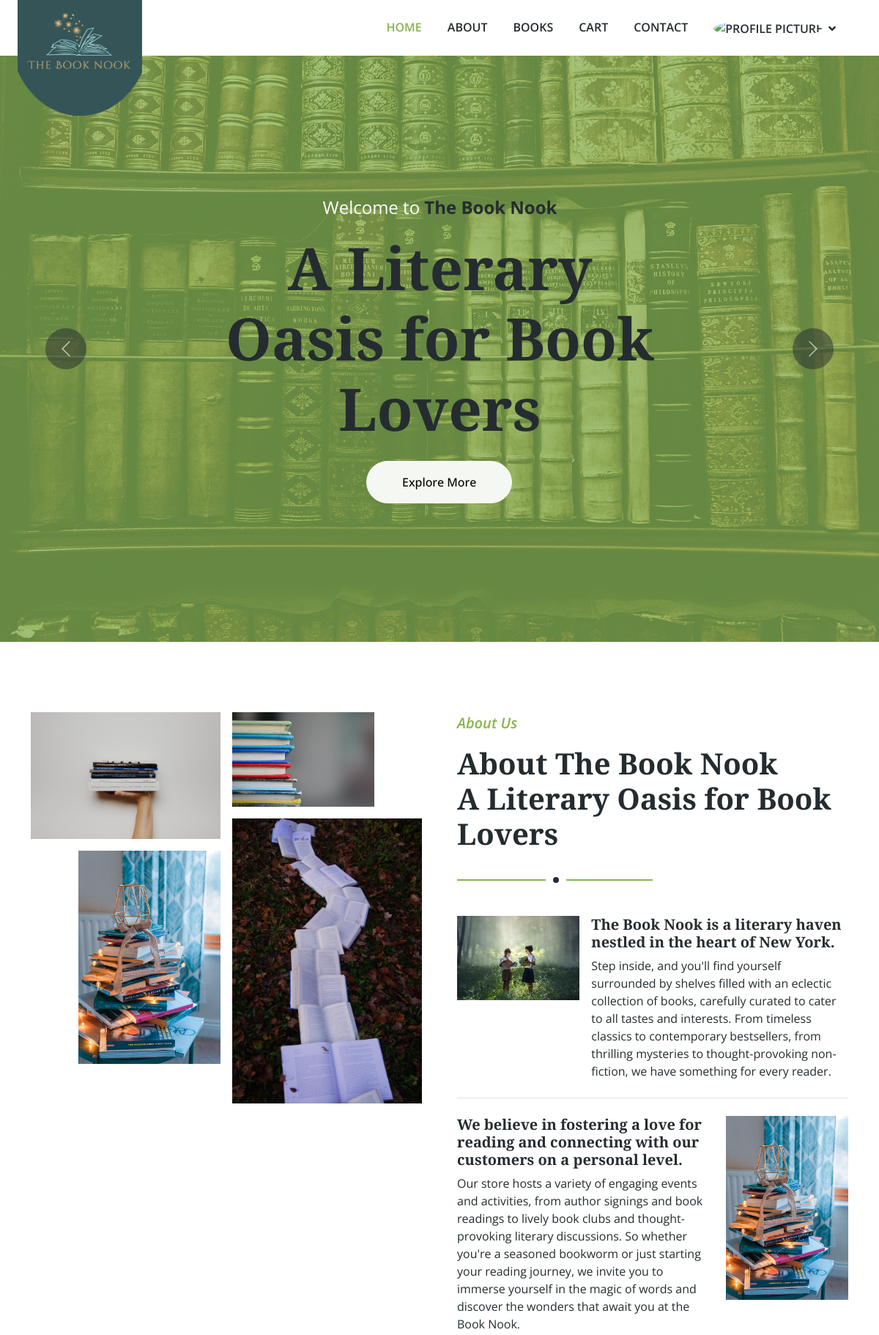
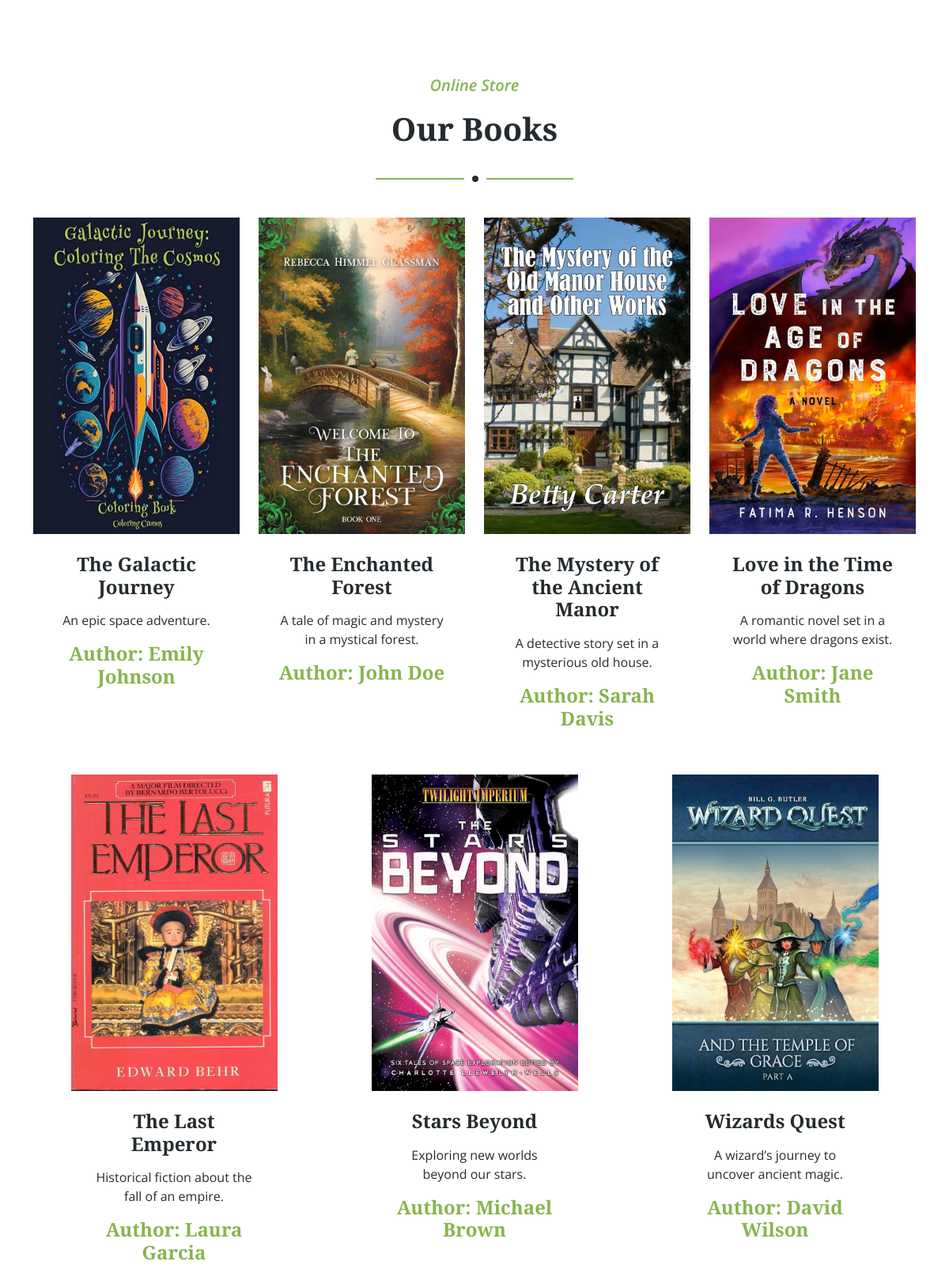
/ (signed in, upper part), run on the app's committed database (2 pictures, top to bottom).
### tables this page shows
CREATE TABLE `book` (
  `id` int(11) NOT NULL,
  `title` varchar(255) NOT NULL,
  `image` varchar(255) NOT NULL,
  `ISBN_code` varchar(20) NOT NULL,
  `short_description` text NOT NULL,
  `price` decimal(10,2) NOT NULL,
  `publisher_name` varchar(255) NOT NULL,
  `publisher_address` varchar(255) NOT NULL,
  `publish_date` date NOT NULL,
  `genre_id` int(11) NOT NULL
);

CREATE TABLE `authors` (
  `id` int(11) NOT NULL,
  `first_name` varchar(100) NOT NULL,
  `last_name` varchar(100) NOT NULL,
  `email` varchar(255) NOT NULL
);

### controllers/user-controller.php (called while the page is built, shortened)
<?php
global $connect;
function getLimitedBooksWithAuthors($limit = 7)
{
    global $connect;
    $sql = "SELECT b.*, a.first_name, a.last_name
            FROM book AS b
            LEFT JOIN books_authors AS ba ON b.id = ba.book_id
            LEFT JOIN authors AS a ON ba.author_id = a.id
            LIMIT ?";
    $stmt = $connect->prepare($sql);
    $stmt->bind_param("i", $limit);
    $stmt->execute();
    return $stmt->get_result();
}

### index.php (the view, shortened to what this page needs)
<?php
include 'controllers/user-controller.php';
$result = getLimitedBooksWithAuthors();
$tbody = '';
if ($result->num_rows > 0) {
    foreach ($result as $row) {
        $tbody .= "
        <div class='col-md-6 col-lg-3 wow fadeInUp mx-auto' data-wow-delay='0.1s'>
            <div class='store-item position-relative text-center'>
                <img class='img-fluid w-100' src='assets/img/{$row['image']}' alt='{$row['title']}' style='height:400px;'>
                <div class='p-4'>
                    <h4 class='mb-3'>{$row['title']}</h4>
                    <p>{$row['short_description']}</p>
                    <h4 class='text-primary'>Author: {$row['first_name']} {$row['last_name']} </h4>
                </div>
                <div class='store-overlay'>
                    <a href='details.php?id={$row['id']}' class='btn btn-primary rounded-pill py-2 px-4 m-2'>More Detail <i class='fa fa-arrow-right ms-2'></i></a>
                    <a href='cart.php?id={$row['id']}' class='btn btn-dark rounded-pill py-2 px-4 m-2'>Add to Cart <i class='fa fa-cart-plus ms-2'></i></a>
                </div>
            </div>
        </div>";
    };
} else {
    $tbody =  "<div><p>No Data Available </p></div>";
}
?>
<?php include "components/header.php" ?>
<?php include 'components/hero.php' ?>
<?php include 'components/about-page.php' ?>
<div class="container-xxl py-5">
    <div class="container">
        <div class="section-title text-center mx-auto wow fadeInUp" data-wow-delay="0.1s" style="max-width: 500px;">
            <p class="fs-5 fw-medium fst-italic text-primary">Online Store</p>
            <h1 class="display-6">Our Books</h1>
        </div>
        <div class="row g-4">
            <?= $tbody; ?>
        </div>
    </div>
</div>
<?php include "components/footer.php" ?>

### assets/css/style.css (style rules this page uses)
:root { --primary: #88b44e; --secondary: #fb9f38; --light: #f5f8f2; --dark: #252c30; }
.fw-medium { font-weight: 600; }
.section-title { position: relative; margin-bottom: 3rem; padding-bottom: 2rem; }
.section-title::before { position: absolute; content: ""; width: 50%; height: 2px; bottom: 0; left: 0; background: var(--primary); }
.section-title::after { position: absolute; content: ""; width: 28px; height: 28px; bottom: -13px; left: calc(25% - 13px); background: var(--dark); border: 10px solid #ffffff; border-radius: 28px; }
.section-title.text-center::before { left: 25%; }
.section-title.text-center::after { left: calc(50% - 13px); }

### data on the page
book: image (picture), title "The Galactic Journey", short_description "An epic space adventure.", authors.first_name "Emily", authors.last_name "Johnson"
book: image (picture), title "The Enchanted Forest", short_description "A tale of magic and mystery in a mystical forest.", authors.first_name "John", authors.last_name "Doe"
book: image (picture), title "The Mystery of the Ancient Manor", short_description "A detective story set in a mysterious old house.", authors.first_name "Sarah", authors.last_name "Davis"
book: image (picture), title "Love in the Time of Dragons", short_description "A romantic novel set in a world where dragons exist.", authors.first_name "Jane", authors.last_name "Smith"
book: image (picture), title "The Last Emperor", short_description "Historical fiction about the fall of an empire.", authors.first_name "Laura", authors.last_name "Garcia"
book: image (picture), title "Stars Beyond", short_description "Exploring new worlds beyond our stars.", authors.first_name "Michael", authors.last_name "Brown"
book: image (picture), title "Wizards Quest", short_description "A wizard’s journey to uncover ancient magic.", authors.first_name "David", authors.last_name "Wilson"
